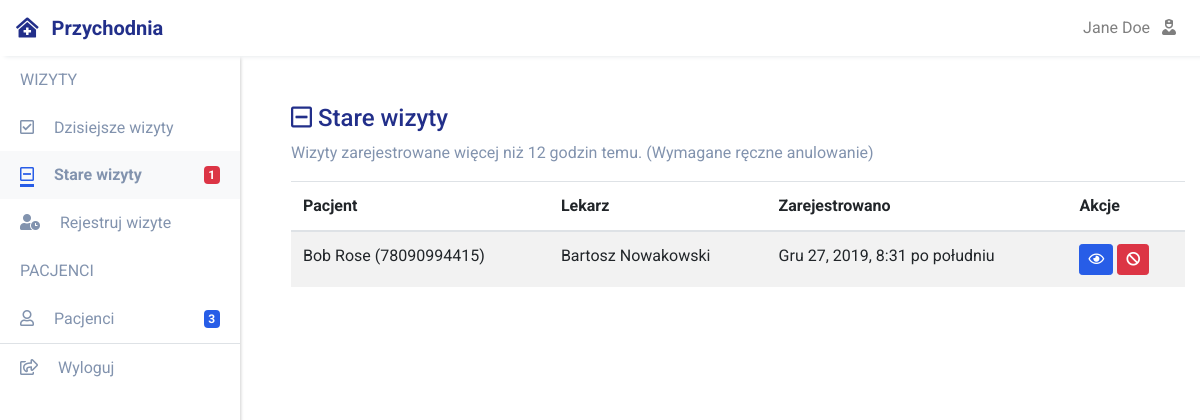
The page /przychodnia/rejestratorka/wizyty-stare (signed in) on the database as committed earlier.
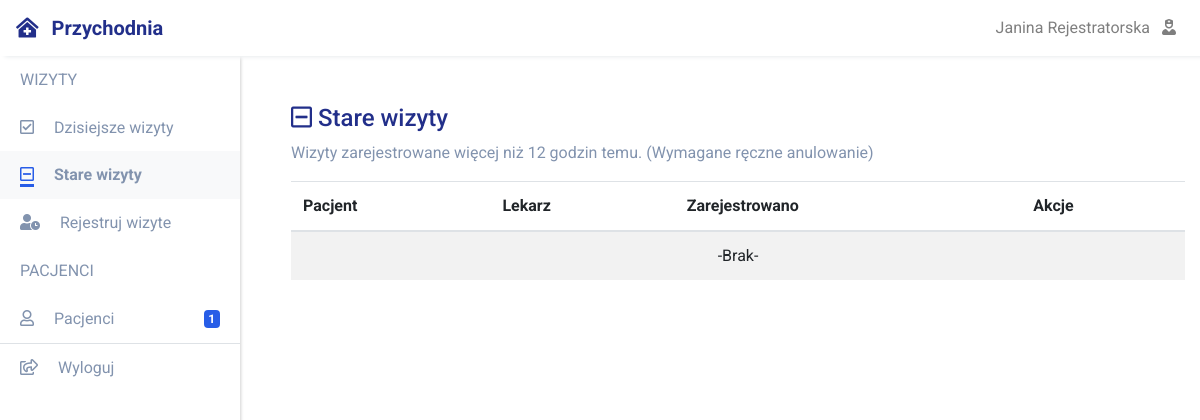
The same page on the database as committed later.
### przychodnia_app/models.py (models this page shows)
class Rejestratorka(CommonProfileModel):
    user = models.OneToOneField(User, on_delete=models.PROTECT)
    role = models.CharField(max_length=16, default="REJESTRATORKA", editable=False)
    class Meta:
        verbose_name_plural = "Rejestratorki"

class Lekarz(CommonProfileModel):
    user = models.OneToOneField(User, on_delete=models.PROTECT)
    role = models.CharField(max_length=16, default="LEKARZ", editable=False)
    npwz = models.CharField("NPWZ", max_length=7, unique=True)
    class Meta:
        verbose_name_plural = "Lekarze"

### przychodnia_wizyta/models.py (models this page shows, shortened)
class Wizyta(models.Model):
    STATUS = (
        ("REJ", "Zarejestrowana"),
        ("ZAK", "Zakończona"),
        ("ANUL", "Anulowana")
    )
    opis = models.TextField(null=True, blank=True)
    diagnoza = models.TextField(null=True, blank=True)
    status = models.CharField(null=False, choices=STATUS, max_length=4, default="REJ")
    dt_rej = models.DateTimeField(auto_now_add=True)
    dt_zak_anul = models.DateTimeField(null=True, blank=True)
    pacjent = models.ForeignKey(Pacjent, on_delete=models.PROTECT)
    rejestratorka = models.ForeignKey(Rejestratorka, on_delete=models.PROTECT)
    lekarz = models.ForeignKey(Lekarz, on_delete=models.PROTECT)
    wizyty = WizytaManager()
    class Meta:
        ordering = ["dt_rej"]
        verbose_name_plural = "Wizyty"

### przychodnia_pacjent/models.py (models this page shows)
class Pacjent(CommonProfileModel):
    adres = models.ForeignKey(Adres, on_delete=models.PROTECT)
    pesel = models.CharField("PESEL", max_length=11, unique=True)
    def __str__(self):
        return "%s %s (%s)" % (self.imie, self.nazwisko, self.pesel)
    class Meta:
        verbose_name_plural = "Pacjenci"

### przychodnia_app/views/views_rejestratorka.py (the view)
@method_decorator(login_required(login_url='/login'), name='dispatch')
@method_decorator(uprawniania_rejestratorka_wymagane, name='dispatch')
class RejestratorkaWizytyStare(View):
    template_name = "przychodnia_app/rejestratorka/wizyty-stare.html"
    def get(self, request):
        context = {
            "stare_wizyty": Wizyta.wizyty.get_old(),
        }
        return render(request, self.template_name, context)

### common/context_processors.py (called while the page is built)
def common_context(request):
    profile = None
    if request.user.is_authenticated:
        if not profile and request.user.role and request.user.role == "REJ":
            profile = Rejestratorka.objects.get(user=request.user)
        if not profile and request.user.role and request.user.role == "LEK":
            profile = Lekarz.objects.get(user=request.user)
    context = {
        "time_now": timezone.now(),
        "pacjenci_count": Pacjent.objects.count(),
        "nowe_wizyty_count": Wizyta.wizyty.get_new().count(),
        "stare_wizyty_count": Wizyta.wizyty.get_old().count(),
        "profile": profile,
    }
    return context

### common/models.py (called while the page is built)
    def __str__(self):
        return "%s %s" % (self.imie, self.nazwisko)

### przychodnia_wizyta/models.py (called while the page is built)
    def get_old(self):
        return self.filter(
            Q(status='REJ') & Q(dt_rej__lte=timezone.now() - timedelta(hours=12)))

    def get_new(self):
        return self.filter(
            Q(status='REJ') & Q(dt_rej__gte=timezone.now() - timedelta(hours=12)))

    def get_queryset(self):
        return WizytaQuerySet(self.model, using=self._db)

    def get_old(self):
        return self.get_queryset().get_old()

### przychodnia_app/templates/przychodnia_app/rejestratorka/wizyty-stare.html (shortened to what this page needs)
{% extends 'przychodnia_app/extend/base_przychodnia.html' %}
{% block content %}
<h4><i class="far fa-minus-square"></i>&nbsp;Stare wizyty</h4>
<p>
  Wizyty zarejestrowane więcej niż 12 godzin temu. (Wymagane ręczne anulowanie)
</p>
<table class="table table-striped">
  <thead>
    <tr>
      <th scope="col">Pacjent</th>
      <th scope="col">Lekarz</th>
      <th scope="col">Zarejestrowano</th>
      <th scope="col">Akcje</th>
    </tr>
  </thead>
  <tbody>
    {% for wizyta in stare_wizyty %}
    <tr>
      <td>{{wizyta.pacjent}}</td>
      <td>{{wizyta.lekarz}}</td>
      <td>{{wizyta.dt_rej}}</td>
      <td>
        {% include 'przychodnia_app/include/action_buttons_common.html' %}
      </td>
    </tr>
    {% empty %}
    <tr>
      <td colspan="4" class="text-center">
        -Brak-
      </td>
    </tr>
    {% endfor %}
  </tbody>
</table>
{% endblock %}

### common/templates/common/extend/base.html (shortened to what this page needs)
{% load staticfiles %}
<!DOCTYPE html>
<html lang="en" dir="ltr">
  <head>
    <link rel="stylesheet" href="{% static 'css/select2.min.css' %}">
    <link rel="stylesheet" href="{% static 'css/app.css' %}">
    <link rel="stylesheet" href="{% static 'css/shame.css' %}">
  <body>
  <nav class="fixed-top navbar navbar-expand-lg navbar-light" id="header_nav">
    <a class="navbar-brand">
      <span>
        <i class="fas fa-clinic-medical"></i>
        <span class="pl-2">Przychodnia</span>
      </span>
    </a>
    <div class="collapse navbar-collapse show" id="header_nav_collapse">
      <ul class="navbar-nav ml-auto">
        {% if user.role == "REJ" %}
        <li class="nav-item popover-profile-rejestratorka">
        {% elif user.role == "LEK" %}
        <li class="nav-item popover-profile-lekarz">
        {% else %}
        <li class="nav-item popover-profile">
        {% endif %}
          <a class="nav-link" href="#">
            <span class="pr-2">{{profile}}</span>
            {% if user.role == "REJ" %}
              <i class="fas fa-user-nurse" title="Rejestratorka"></i>
            {% elif user.role == "LEK" %}
              <i class="fas fa-stethoscope" title="Lekarz"></i>
            {% endif %}
          </a>
        </li>
      </ul>
    </div>
  </nav>
  <div id="sidebar">
    {% block left_panel %}{% endblock %}
    <div class="main-content pt-5">
      <div class="container">
          {% block child_content %}{% endblock %}
      </div>
    </div>
</body>
</body>
</html>

### przychodnia_app/templates/przychodnia_app/include/action_buttons_common.html
<a href="{% url 'przychodnia_app:przychodnia-wizyta-detail' pk=wizyta.pk %}" class="btn btn-sm btn-primary" href="#" role="button" data-toggle="tooltip" data-placement="bottom" title="Pokaż szczegóły">
  <i class="far fa-eye"></i>
</a>
{% include 'przychodnia_app/include/anuluj_wizyte.html' with wizyta=wizyta %}

### przychodnia_app/templates/przychodnia_app/include/anuluj_wizyte.html
{% if wizyta.status == "REJ" %}
<a class="btn btn-sm btn-danger" href="{% url 'przychodnia_app:przychodnia-anuluj-wizyte' wizyta_id=wizyta.pk %}" role="button" data-toggle="tooltip" data-placement="bottom" title="Anuluj wizyte">
  <i class="fas fa-ban"></i>
</a>
{% endif %}

Rows that differ between the two databases and show on the page:
removed Wizyta: pacjent "Bob Rose (78090994415)", lekarz "Bartosz Nowakowski", dt_rej "Gru 27, 2019, 8:31 po południu", status "REJ" (drawn)
changed Rejestratorka: imie+nazwisko "Jane Doe" → "Janina Rejestratorska"
Other text that changed with them:
{{ pacjenci_count }}: "3" → "1"
{{ stare_wizyty_count }}: "1" → (not shown)
text now shown: "-Brak-"
